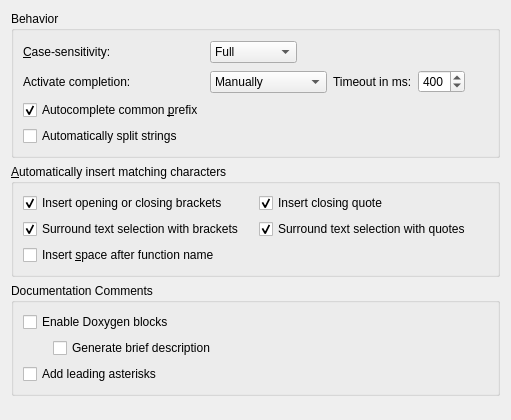
<?xml version="1.0" encoding="UTF-8"?>
<ui version="4.0">
 <class>CppTools::Internal::CompletionSettingsPage</class>
 <widget class="QWidget" name="CppTools::Internal::CompletionSettingsPage">
  <property name="geometry">
   <rect>
    <x>0</x>
    <y>0</y>
    <width>511</width>
    <height>420</height>
   </rect>
  </property>
  <layout class="QVBoxLayout" name="verticalLayout_2">
   <item>
    <widget class="QGroupBox" name="groupBox">
     <property name="title">
      <string>Behavior</string>
     </property>
     <layout class="QGridLayout" name="gridLayout">
      <item row="1" column="0">
       <widget class="QLabel" name="completionTriggerLabel">
        <property name="text">
         <string>Activate completion:</string>
        </property>
       </widget>
      </item>
      <item row="0" column="2" colspan="4">
       <spacer name="horizontalSpacer">
        <property name="orientation">
         <enum>Qt::Horizontal</enum>
        </property>
        <property name="sizeHint" stdset="0">
         <size>
          <width>70</width>
          <height>24</height>
         </size>
        </property>
       </spacer>
      </item>
      <item row="0" column="0">
       <widget class="QLabel" name="caseSensitivityLabel">
        <property name="text">
         <string>&amp;Case-sensitivity:</string>
        </property>
        <property name="buddy">
         <cstring>caseSensitivity</cstring>
        </property>
       </widget>
      </item>
      <item row="0" column="1">
       <widget class="QComboBox" name="caseSensitivity">
        <property name="sizePolicy">
         <sizepolicy hsizetype="Preferred" vsizetype="Fixed">
          <horstretch>0</horstretch>
          <verstretch>0</verstretch>
         </sizepolicy>
        </property>
        <item>
         <property name="text">
          <string>Full</string>
         </property>
        </item>
        <item>
         <property name="text">
          <string>None</string>
         </property>
        </item>
        <item>
         <property name="text">
          <string>First Letter</string>
         </property>
        </item>
       </widget>
      </item>
      <item row="1" column="1" colspan="2">
       <widget class="QComboBox" name="completionTrigger">
        <item>
         <property name="text">
          <string>Manually</string>
         </property>
        </item>
        <item>
         <property name="text">
          <string>When Triggered</string>
         </property>
        </item>
        <item>
         <property name="text">
          <string>Always</string>
         </property>
        </item>
       </widget>
      </item>
      <item row="1" column="3">
       <widget class="QLabel" name="automaticProposalTimeoutLabel">
        <property name="text">
         <string>Timeout in ms:</string>
        </property>
       </widget>
      </item>
      <item row="1" column="4">
       <widget class="QSpinBox" name="automaticProposalTimeoutSpinBox">
        <property name="maximum">
         <number>500</number>
        </property>
        <property name="singleStep">
         <number>50</number>
        </property>
        <property name="value">
         <number>400</number>
        </property>
       </widget>
      </item>
      <item row="1" column="5">
       <spacer name="horizontalSpacer_3">
        <property name="orientation">
         <enum>Qt::Horizontal</enum>
        </property>
        <property name="sizeHint" stdset="0">
         <size>
          <width>40</width>
          <height>24</height>
         </size>
        </property>
       </spacer>
      </item>
      <item row="2" column="0">
       <widget class="QCheckBox" name="partiallyComplete">
        <property name="toolTip">
         <string>Inserts the common prefix of available completion items.</string>
        </property>
        <property name="text">
         <string>Autocomplete common &amp;prefix</string>
        </property>
        <property name="checked">
         <bool>true</bool>
        </property>
       </widget>
      </item>
      <item row="3" column="0">
       <widget class="QCheckBox" name="autoSplitStrings">
        <property name="toolTip">
         <string>Splits a string into two lines by adding an end quote at the cursor position when you press Enter and a start quote to the next line, before the rest of the string.

In addition, Shift+Enter inserts an escape character at the cursor position and moves the rest of the string to the next line.</string>
        </property>
        <property name="text">
         <string>Automatically split strings</string>
        </property>
       </widget>
      </item>
     </layout>
    </widget>
   </item>
   <item>
    <widget class="QGroupBox" name="autoInsertGroupBox">
     <property name="title">
      <string>&amp;Automatically insert matching characters</string>
     </property>
     <layout class="QGridLayout" name="gridLayout_2">
      <item row="0" column="0">
       <widget class="QCheckBox" name="insertBrackets">
        <property name="text">
         <string>Insert opening or closing brackets</string>
        </property>
        <property name="checked">
         <bool>true</bool>
        </property>
       </widget>
      </item>
      <item row="0" column="1">
       <widget class="QCheckBox" name="insertQuotes">
        <property name="text">
         <string>Insert closing quote</string>
        </property>
        <property name="checked">
         <bool>true</bool>
        </property>
       </widget>
      </item>
      <item row="1" column="0">
       <widget class="QCheckBox" name="surroundBrackets">
        <property name="toolTip">
         <string>When typing a matching bracket and there is a text selection, instead of removing the selection, surrounds it with the corresponding characters.</string>
        </property>
        <property name="text">
         <string>Surround text selection with brackets</string>
        </property>
        <property name="checked">
         <bool>true</bool>
        </property>
       </widget>
      </item>
      <item row="2" column="0">
       <widget class="QCheckBox" name="spaceAfterFunctionName">
        <property name="enabled">
         <bool>true</bool>
        </property>
        <property name="text">
         <string>Insert &amp;space after function name</string>
        </property>
       </widget>
      </item>
      <item row="1" column="1">
       <widget class="QCheckBox" name="surroundQuotes">
        <property name="toolTip">
         <string>When typing a matching quote and there is a text selection, instead of removing the selection, surrounds it with the corresponding characters.</string>
        </property>
        <property name="text">
         <string>Surround text selection with quotes</string>
        </property>
        <property name="checked">
         <bool>true</bool>
        </property>
       </widget>
      </item>
     </layout>
    </widget>
   </item>
   <item>
    <widget class="QGroupBox" name="docCommentsGroup">
     <property name="title">
      <string>Documentation Comments</string>
     </property>
     <layout class="QVBoxLayout" name="verticalLayout">
      <item>
       <widget class="QCheckBox" name="enableDoxygenCheckBox">
        <property name="toolTip">
         <string>Automatically creates a Doxygen comment upon pressing enter after a '/**', '/*!', '//!' or '///'.</string>
        </property>
        <property name="text">
         <string>Enable Doxygen blocks</string>
        </property>
       </widget>
      </item>
      <item>
       <layout class="QHBoxLayout" name="horizontalLayout_3">
        <item>
         <spacer name="horizontalSpacer_5">
          <property name="orientation">
           <enum>Qt::Horizontal</enum>
          </property>
          <property name="sizeType">
           <enum>QSizePolicy::Fixed</enum>
          </property>
          <property name="sizeHint" stdset="0">
           <size>
            <width>30</width>
            <height>20</height>
           </size>
          </property>
         </spacer>
        </item>
        <item>
         <widget class="QCheckBox" name="generateBriefCheckBox">
          <property name="toolTip">
           <string>Generates a &lt;i&gt;brief&lt;/i&gt; command with an initial description for the corresponding declaration.</string>
          </property>
          <property name="text">
           <string>Generate brief description</string>
          </property>
         </widget>
        </item>
       </layout>
      </item>
      <item>
       <widget class="QCheckBox" name="leadingAsterisksCheckBox">
        <property name="toolTip">
         <string>Adds leading asterisks when continuing C/C++ &quot;/*&quot;, Qt &quot;/*!&quot; and Java &quot;/**&quot; style comments on new lines.</string>
        </property>
        <property name="text">
         <string>Add leading asterisks</string>
        </property>
       </widget>
      </item>
     </layout>
    </widget>
   </item>
   <item>
    <spacer name="verticalSpacer_2">
     <property name="orientation">
      <enum>Qt::Vertical</enum>
     </property>
     <property name="sizeHint" stdset="0">
      <size>
       <width>20</width>
       <height>40</height>
      </size>
     </property>
    </spacer>
   </item>
  </layout>
 </widget>
 <tabstops>
  <tabstop>caseSensitivity</tabstop>
  <tabstop>completionTrigger</tabstop>
  <tabstop>automaticProposalTimeoutSpinBox</tabstop>
  <tabstop>partiallyComplete</tabstop>
  <tabstop>autoSplitStrings</tabstop>
  <tabstop>insertBrackets</tabstop>
  <tabstop>insertQuotes</tabstop>
  <tabstop>surroundBrackets</tabstop>
  <tabstop>surroundQuotes</tabstop>
  <tabstop>spaceAfterFunctionName</tabstop>
  <tabstop>enableDoxygenCheckBox</tabstop>
  <tabstop>generateBriefCheckBox</tabstop>
  <tabstop>leadingAsterisksCheckBox</tabstop>
 </tabstops>
 <resources/>
 <connections>
  <connection>
   <sender>enableDoxygenCheckBox</sender>
   <signal>toggled(bool)</signal>
   <receiver>generateBriefCheckBox</receiver>
   <slot>setEnabled(bool)</slot>
   <hints>
    <hint type="sourcelabel">
     <x>174</x>
     <y>294</y>
    </hint>
    <hint type="destinationlabel">
     <x>262</x>
     <y>321</y>
    </hint>
   </hints>
  </connection>
 </connections>
</ui>
